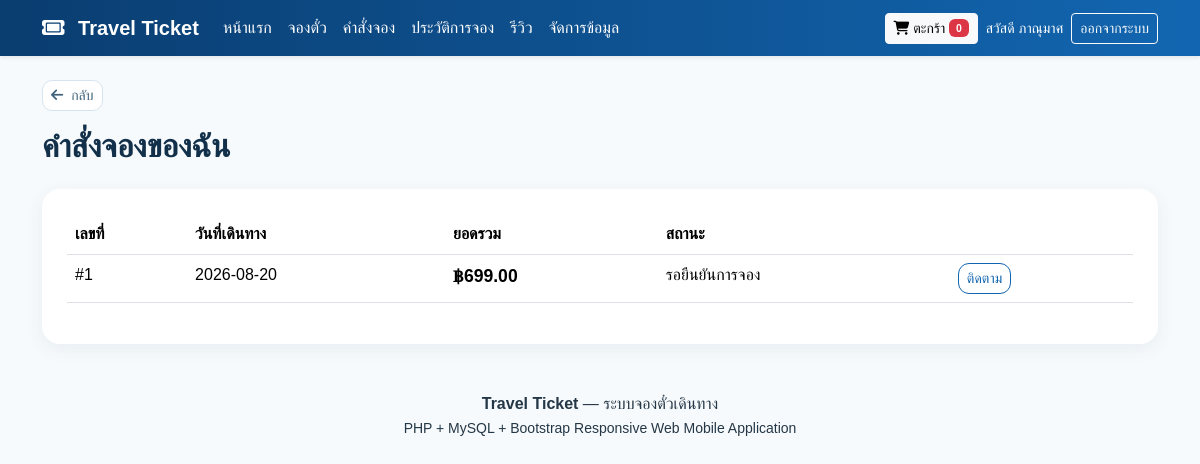
Screenshot of /orders.php (signed in) with the database file from the repository.
### tables this page shows
CREATE TABLE bookings (
 booking_id INT AUTO_INCREMENT PRIMARY KEY,
 user_id INT NOT NULL,
 customer_name VARCHAR(100) NOT NULL,
 phone VARCHAR(30),
 travel_date DATE NOT NULL,
 total_amount DECIMAL(10,2) NOT NULL,
 status VARCHAR(50) DEFAULT 'รอยืนยันการจอง',
 booking_date TIMESTAMP DEFAULT CURRENT_TIMESTAMP,
 FOREIGN KEY(user_id) REFERENCES users(user_id)
);

### orders.php (the view, shortened to what this page needs)
<?php
session_start(); include 'connect/conn.php'; if(empty($_SESSION['user'])){header('Location: login.php');exit;}
$pageTitle='คำสั่งจอง | Travel Ticket'; include 'header.php'; $uid=(int)$_SESSION['user']['user_id']; $found=null;
if($found): ?><h2 class="section-title mb-4">ติดตามการจอง #<?=$found['booking_id']?></h2><div class="page-box mb-4"><p><strong>วันที่เดินทาง:</strong> <?=htmlspecialchars($found['travel_date'])?></p><p><strong>ยอดรวม:</strong> ฿<?=number_format($found['total_amount'],2)?></p><p><strong>สถานะปัจจุบัน:</strong> <span class="badge badge-light-travel"><?=htmlspecialchars($found['status'])?></span></p><?php $steps=['รอยืนยันการจอง','กำลังเตรียมตั๋ว','พร้อมเดินทาง','เดินทางสำเร็จ']; $active=array_search($found['status'],$steps); foreach($steps as $i=>$s): ?><div class="status-step <?=$i<=$active?'active':''?>"><i class="fa-solid <?=$i<=$active?'fa-circle-check':'fa-circle'?> me-2"></i><?=htmlspecialchars($s)?></div><?php endforeach; ?><a href="orders.php" class="btn btn-outline-travel mt-3">ดูรายการจองทั้งหมด</a></div><?php else: ?><h2 class="section-title mb-4">คำสั่งจองของฉัน</h2><div class="page-box"><div class="table-responsive"><table class="table"><thead><tr><th>เลขที่</th><th>วันที่เดินทาง</th><th>ยอดรวม</th><th>สถานะ</th><th></th></tr></thead><tbody><?php $r=$conn->query("SELECT * FROM bookings WHERE user_id=$uid ORDER BY booking_id DESC"); while($o=$r->fetch_assoc()): ?><tr><td>#<?=$o['booking_id']?></td><td><?=$o['travel_date']?></td><td class="price">฿<?=number_format($o['total_amount'],2)?></td><td><?=htmlspecialchars($o['status'])?></td><td><a class="btn btn-sm btn-outline-travel" href="orders.php?id=<?=md5($o['booking_id'])?>">ติดตาม</a></td></tr><?php endwhile; ?></tbody></table></div></div><?php endif; ?>
<?php include 'footer.php'; ?>

### css/style.css (style rules this page uses)
:root { --blue:#1266b1;--blue-dark:#0a3d70;--sky:#eaf5ff;--navy:#12304a;--orange:#f5a623;--cream:#f7fafc;--text:#243746;--white:#fff }
body { font-family:Tahoma,Arial,sans-serif;background:var(--cream);color:var(--text) }
a { text-decoration:none }
.btn-outline-travel { border:1px solid var(--blue);color:var(--blue);border-radius:11px }
.section-title { color:var(--navy);font-weight:700 }
.price { color:#d47b00;font-weight:700;font-size:1.1rem }
.page-box { background:#fff;border-radius:18px;box-shadow:0 5px 18px rgba(21,70,105,.07);padding:25px }

### rows the page displays
bookings: booking_id "1", travel_date "2026-08-20", total_amount "699.00", status "รอยืนยันการจอง"

### other values shown
$cartCount "0"
$_SESSION['user']['name'] "ภาณุมาศ"
